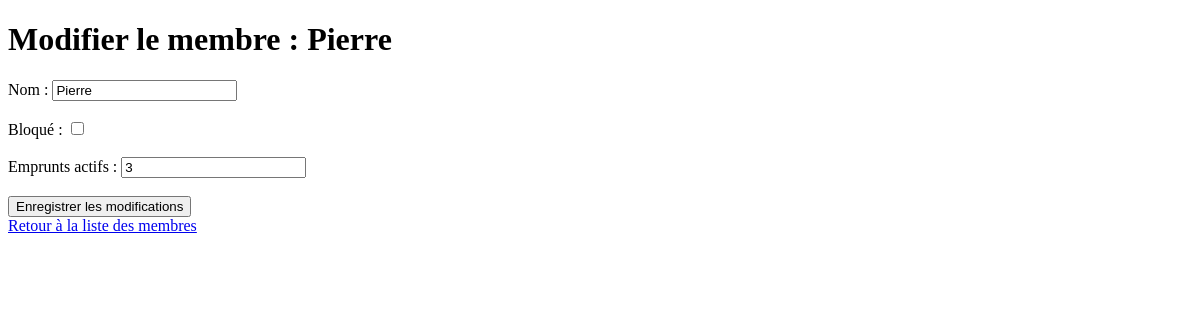
Page /membres/modifier/1/ (signed in) on the earlier database version.
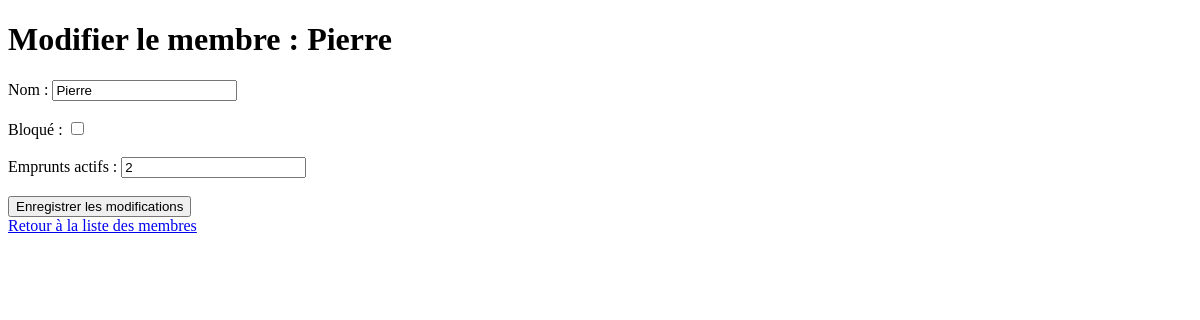
Same page on the later database version.
### bibliotheque/models.py (models this page shows, shortened)
class Membre(models.Model):
    name = models.CharField(max_length=255)
    bloque = models.BooleanField(default=False)
    emprunts_actifs = models.PositiveIntegerField(default=0)

### bibliotheque/views.py (the view)
# urls.py: path('membres/modifier/<int:membre_id>/', views.modifier_membre, name='modifier_membre'),
@login_required
def modifier_membre(request, membre_id):
    membre = get_object_or_404(Membre, id=membre_id)
    form = ModifierMembreForm(request.POST or None, instance=membre)
    if form.is_valid():
        form.save()
        return redirect('liste_membres')
    return render(request, 'bibliotheque/modifier_membre.html', {'form': form, 'membre': membre})

### bibliotheque/forms.py
class ModifierMembreForm(forms.ModelForm):
    class Meta:
        model = Membre
        fields = ['name', 'bloque', 'emprunts_actifs']

### bibliotheque/templates/bibliotheque/modifier_membre.html (shortened to what this page needs)
<!DOCTYPE html>
<html lang="fr">
<head>
</head>
<body>
    <h1>Modifier le membre : {{ membre.name }}</h1>
    <form method="post">
        <label for="id_name">Nom :</label>
        {{ form.name }}
        <br><br>
        <label for="id_bloque">Bloqué :</label>
        {{ form.bloque }}
        <br><br>
        <label for="id_emprunts_actifs">Emprunts actifs :</label>
        {{ form.emprunts_actifs }}
        <br><br>
        <button type="submit">Enregistrer les modifications</button>
    </form>
    <a href="{% url 'liste_membres' %}">Retour à la liste des membres</a>
</body>
</html>

Differences in the rows shown:
changed Membre "Pierre": emprunts_actifs "3" → "2"
